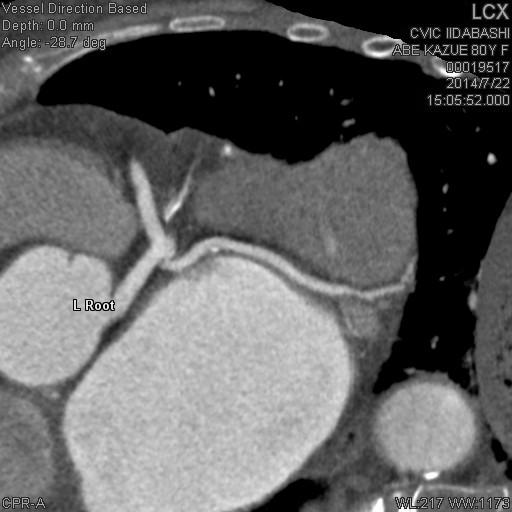
#> input picture code/Data/001-3-1.jpg, 512 x 512 px, found by its file name
$ python edgeseg.py   (older library calls are emulated)
#> lines starting #> are read from the running program, lines starting #| are printed output that depends on the picture; after the words box and inside, x2 and y2 are one past the last pixel; in counts of white or black regions, pixels touching at a corner belong together
import cv2

img  = cv2.imread('001-3-1.jpg')
#> img is the input picture: shape (512, 512, 3); min 0, max 255, mean 97.5
img_graysacle = cv2.cvtColor(img,cv2.COLOR_BGR2GRAY)

print (img)
#> (printed output is left out)
#print img_graysacle
import cv2
import numpy as np

img = cv2.imread('001-3-1.jpg',cv2.IMREAD_GRAYSCALE)
rows,cols = img.shape
#> rows = 512; cols = 512

sobel_horizontal = cv2.Sobel(img,cv2.CV_64F,1,0,ksize = 5)
sobel_vertical = cv2.Sobel(img,cv2.CV_64F,0,1,ksize=5)
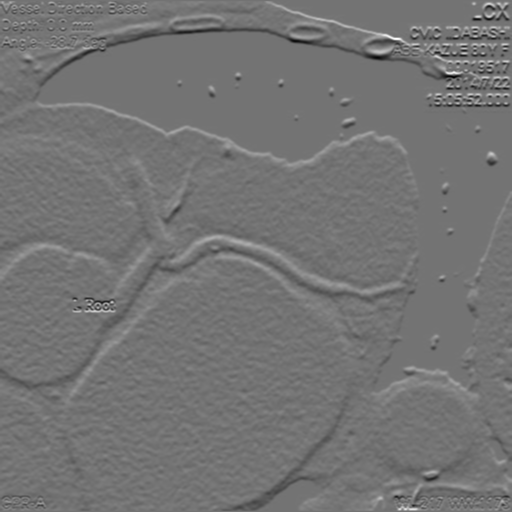
#> sobel_vertical: shape (512, 512) float64; min -8288, max 9945, mean 21.7; drawn with min black and max white

cv2.imshow('Original',img)
cv2.imshow('Sobel Horizontal Filter',sobel_horizontal)
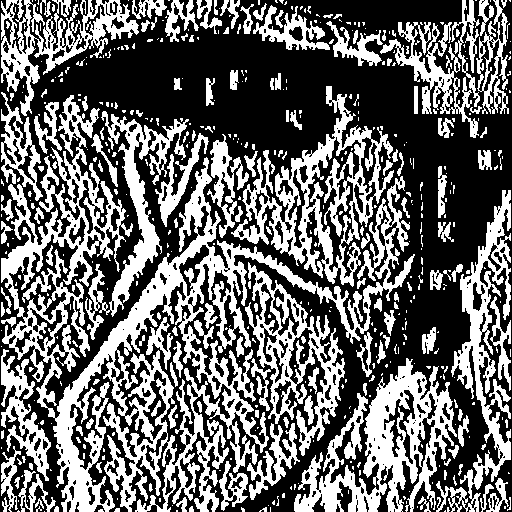
#> window 'Sobel Horizontal Filter': shape (512, 512); 41.2% white; 513 white regions (360 under 20 px), largest, box (x1, y1, x2, y2) and area: (1, 95, 415, 512) 36706, (294, 358, 457, 512) 9824, (231, 86, 394, 287) 8979
cv2.imshow('Sobel Vertical Filter',sobel_vertical)
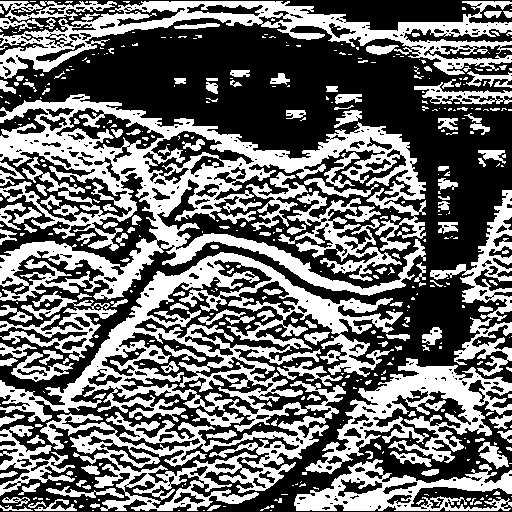
#> window 'Sobel Vertical Filter': shape (512, 512); 42.7% white; 449 white regions (286 under 20 px), largest, box (x1, y1, x2, y2) and area: (0, 252, 403, 511) 29536, (0, 94, 426, 301) 28454, (0, 1, 512, 79) 11196

cv2.waitKey(0)
import cv2
import numpy as np

img = cv2.imread('001-3-1.jpg',cv2.IMREAD_GRAYSCALE)
rows,cols = img.shape

denoised = cv2.GaussianBlur(img,(5,5),0)
filter = cv2.Laplacian(denoised,cv2.CV_64F)

cv2.imshow('Original',img)
cv2.imshow('Laplacian Filter',filter)
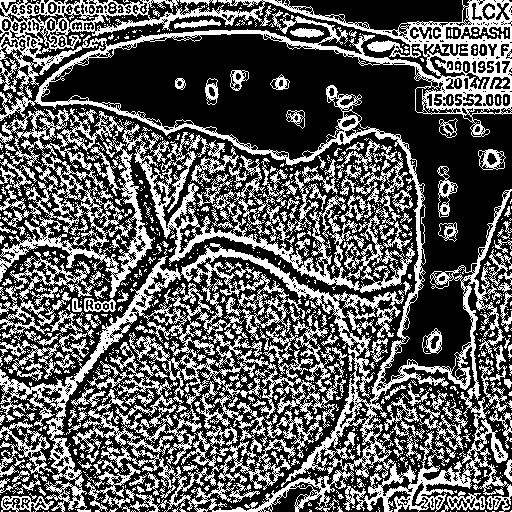
#> window 'Laplacian Filter': shape (512, 512); 37% white in thin lines or dots

cv2.waitKey(0)
import cv2
import numpy as np

img = cv2.imread('001-3-1.jpg',cv2.IMREAD_GRAYSCALE)

filter = cv2.Canny(img,100,200)
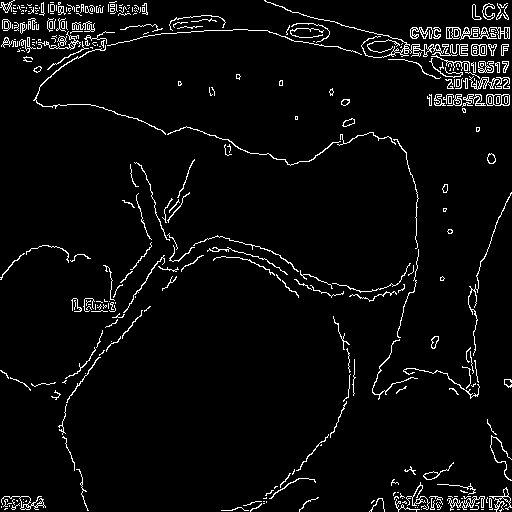
#> filter: shape (512, 512); 4.2% white in thin lines or dots

cv2.imshow('Original',img)
cv2.imshow('Laplacian Filter',filter)

cv2.waitKey(0)
from transform import four_point_transform
import numpy as np
import argparse
import cv2

cap = cv2.VideoCapture(0)

while(1):
    ret, frame = cap.read()
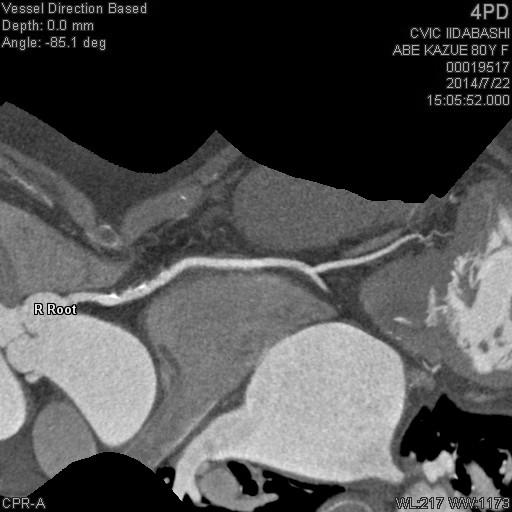
#> input picture code/Data/001-028-1.jpg, 512 x 512 px, given in place of the camera
#> frame is the input picture: shape (512, 512, 3); min 0, max 255, mean 78.2
    gray_vid = cv2.cvtColor(frame, cv2.IMREAD_GRAYSCALE)
    cv2.imshow('Original',frame)
    edged_frame = cv2.Canny(frame,100,200)
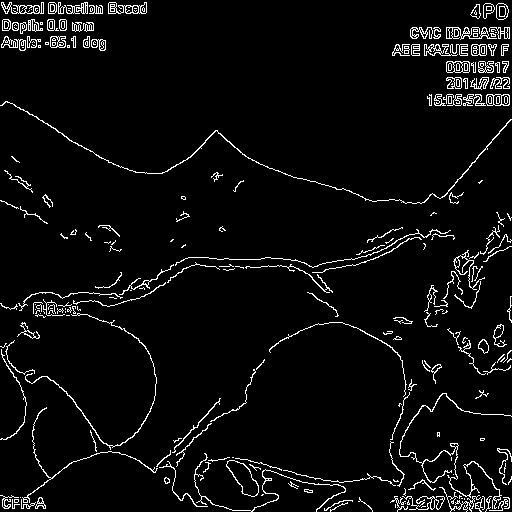
#> edged_frame: shape (512, 512); 4.8% white in thin lines or dots
    cv2.imshow('Edges',edged_frame)
    k= cv2.waitKey(5)&amp;amp;amp;amp;amp;amp;amp;amp;amp;amp;amp;amp;0xFF
#> (key Esc is pressed here)
#> (the run stopped early here; a loop or call above may not have finished)
